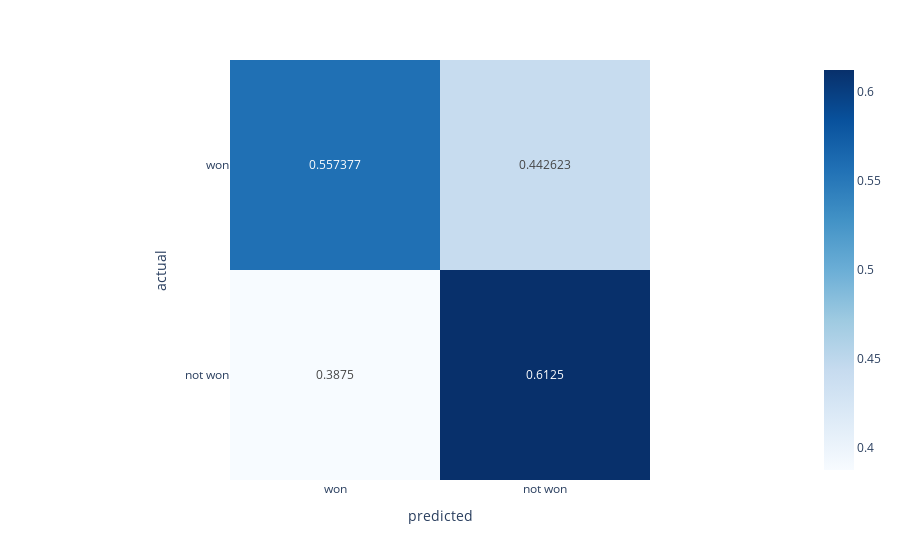

Notebook source saved alongside this figure:
### Code cell
# Using plotly for the confusionmatrix
a = pd.crosstab(index=combined["actual"], columns=combined["predicted"])
#Have to divide by the sum of each row to maintain consistancy with the random forrest confusion matrix plots. 
a = a.div(a.sum(axis=1), axis = 0)
fig = px.imshow(a, color_continuous_scale='blues', text_auto=True, x = ['won', 'not won'], y = ['won','not won'])
fig.show()

### Figure 1 — Plotly figure (JSON) as saved in the notebook; plotly's stock layout.template omitted (floating-point values rounded to 4 significant figures)
{"data": [{"coloraxis": "coloraxis", "hovertemplate": "predicted: %{x}<br>actual: %{y}<br>color: %{z}<extra></extra>", "name": "0", "texttemplate": "%{z}", "type": "heatmap", "x": ["won", "not won"], "xaxis": "x", "y": ["won", "not won"], "yaxis": "y", "z": [[0.5574, 0.4426], [0.3875, 0.6125]]}], "layout": {"coloraxis": {"colorscale": [[0, "rgb(247,251,255)"], [0.125, "rgb(222,235,247)"], [0.25, "rgb(198,219,239)"], [0.375, "rgb(158,202,225)"], [0.5, "rgb(107,174,214)"], [0.625, "rgb(66,146,198)"], [0.75, "rgb(33,113,181)"], [0.875, "rgb(8,81,156)"], [1, "rgb(8,48,107)"]]}, "margin": {"t": 60}, "xaxis": {"anchor": "y", "constrain": "domain", "domain": [0, 1], "scaleanchor": "y", "title": {"text": "predicted"}}, "yaxis": {"anchor": "x", "autorange": "reversed", "constrain": "domain", "domain": [0, 1], "title": {"text": "actual"}}}}
